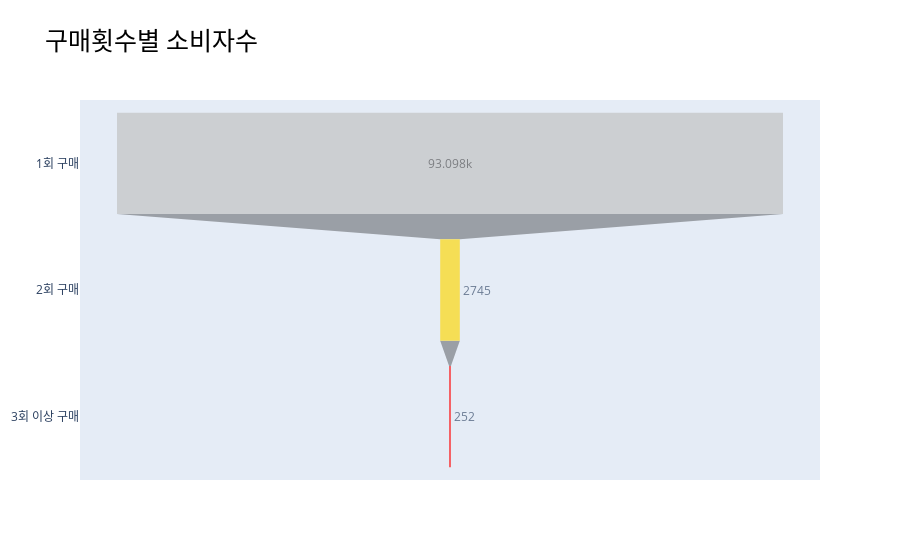

Notebook source saved alongside this figure:
### Code cell
from plotly import graph_objects as go

order_1 = len(result_df[result_df['Frequency'] == 1])
order_2 = len(result_df[result_df['Frequency'] == 2])
order_3 = len(result_df[result_df['Frequency'] >= 3])

fig = go.Figure(go.Funnel(
    y =["1회 구매", "2회 구매", "3회 이상 구매"],
    x = [order_1,order_2,order_3],
    textinfo = "value",
    opacity = 0.65, marker = {"color": ["silver", "gold", "red", 'red'],
                              
    }
    ))
fig.update_layout(
    title=dict(
        # <br> 태크와 <sup>태그 사용해서 서브 타이틀을 작성할 수 있음
        text='구매횟수별 소비자수',
        font=dict(
            family="Arial",
            size=25,
            color="#000000")))
fig.show()

### Figure 1 — Plotly figure (JSON) as saved in the notebook; plotly's stock layout.template omitted (floating-point values rounded to 4 significant figures)
{"data": [{"marker": {"color": ["silver", "gold", "red", "red"]}, "opacity": 0.65, "textinfo": "value", "type": "funnel", "x": [93098, 2745, 252], "y": ["1회 구매", "2회 구매", "3회 이상 구매"]}], "layout": {"title": {"font": {"color": "#000000", "family": "Arial", "size": 25}, "text": "구매횟수별 소비자수"}}}
